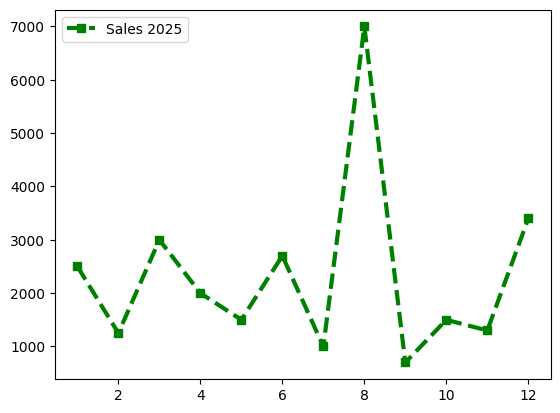

Write Python code to recreate this figure.
import matplotlib.pyplot as plt
months = [1,2,3,4,5,6,7,8,9,10,11,12]
sales = [2500,1250,3000,2000,1500,2700,1000,7000,700,1500,1300,3400]

plt.plot(months,sales, color='green', linestyle='--', linewidth=3,marker='s', label='Sales 2025')
plt.legend(loc='upper left')
plt.show()
